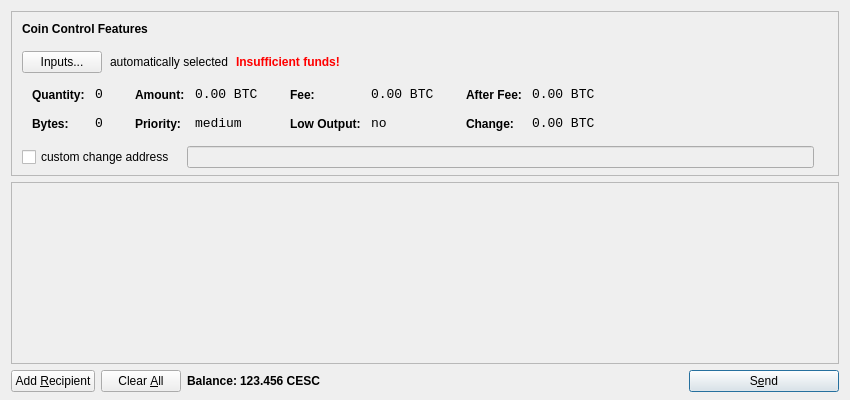
<?xml version="1.0" encoding="UTF-8"?>
<ui version="4.0">
 <class>SendCoinsDialog</class>
 <widget class="QDialog" name="SendCoinsDialog">
  <property name="geometry">
   <rect>
    <x>0</x>
    <y>0</y>
    <width>850</width>
    <height>400</height>
   </rect>
  </property>
  <property name="windowTitle">
   <string>Send Coins</string>
  </property>
  <layout class="QVBoxLayout" name="verticalLayout" stretch="0,1,0">
   <property name="bottomMargin">
    <number>8</number>
   </property>
   <item>
    <widget class="QFrame" name="frameCoinControl">
     <property name="sizePolicy">
      <sizepolicy hsizetype="Expanding" vsizetype="Expanding">
       <horstretch>0</horstretch>
       <verstretch>0</verstretch>
      </sizepolicy>
     </property>
     <property name="maximumSize">
      <size>
       <width>16777215</width>
       <height>16777215</height>
      </size>
     </property>
     <property name="frameShape">
      <enum>QFrame::StyledPanel</enum>
     </property>
     <property name="frameShadow">
      <enum>QFrame::Sunken</enum>
     </property>
     <layout class="QVBoxLayout" name="verticalLayoutCoinControl2">
      <property name="spacing">
       <number>-1</number>
      </property>
      <property name="leftMargin">
       <number>0</number>
      </property>
      <property name="topMargin">
       <number>0</number>
      </property>
      <property name="rightMargin">
       <number>0</number>
      </property>
      <property name="bottomMargin">
       <number>6</number>
      </property>
      <item>
       <layout class="QVBoxLayout" name="verticalLayoutCoinControl" stretch="0,0,0,0,1">
        <property name="spacing">
         <number>0</number>
        </property>
        <property name="leftMargin">
         <number>10</number>
        </property>
        <property name="topMargin">
         <number>10</number>
        </property>
        <item>
         <layout class="QHBoxLayout" name="horizontalLayoutCoinControl1">
          <property name="bottomMargin">
           <number>15</number>
          </property>
          <item>
           <widget class="QLabel" name="labelCoinControlFeatures">
            <property name="sizePolicy">
             <sizepolicy hsizetype="Preferred" vsizetype="Maximum">
              <horstretch>0</horstretch>
              <verstretch>0</verstretch>
             </sizepolicy>
            </property>
            <property name="font">
             <font>
              <weight>75</weight>
              <bold>true</bold>
             </font>
            </property>
            <property name="styleSheet">
             <string notr="true">font-weight:bold;</string>
            </property>
            <property name="text">
             <string>Coin Control Features</string>
            </property>
           </widget>
          </item>
         </layout>
        </item>
        <item>
         <layout class="QHBoxLayout" name="horizontalLayoutCoinControl2" stretch="0,0,0,0">
          <property name="spacing">
           <number>8</number>
          </property>
          <property name="bottomMargin">
           <number>10</number>
          </property>
          <item>
           <widget class="QPushButton" name="pushButtonCoinControl">
            <property name="styleSheet">
             <string notr="true"/>
            </property>
            <property name="text">
             <string>Inputs...</string>
            </property>
           </widget>
          </item>
          <item>
           <widget class="QLabel" name="labelCoinControlAutomaticallySelected">
            <property name="text">
             <string>automatically selected</string>
            </property>
            <property name="margin">
             <number>5</number>
            </property>
           </widget>
          </item>
          <item>
           <widget class="QLabel" name="labelCoinControlInsuffFunds">
            <property name="font">
             <font>
              <weight>75</weight>
              <bold>true</bold>
             </font>
            </property>
            <property name="styleSheet">
             <string notr="true">color:red;font-weight:bold;</string>
            </property>
            <property name="text">
             <string>Insufficient funds!</string>
            </property>
            <property name="margin">
             <number>5</number>
            </property>
           </widget>
          </item>
          <item>
           <spacer name="horizontalSpacerCoinControl">
            <property name="orientation">
             <enum>Qt::Horizontal</enum>
            </property>
            <property name="sizeHint" stdset="0">
             <size>
              <width>40</width>
              <height>1</height>
             </size>
            </property>
           </spacer>
          </item>
         </layout>
        </item>
        <item>
         <widget class="QWidget" name="widgetCoinControl" native="true">
          <property name="sizePolicy">
           <sizepolicy hsizetype="Preferred" vsizetype="Preferred">
            <horstretch>0</horstretch>
            <verstretch>0</verstretch>
           </sizepolicy>
          </property>
          <property name="minimumSize">
           <size>
            <width>0</width>
            <height>0</height>
           </size>
          </property>
          <property name="styleSheet">
           <string notr="true"/>
          </property>
          <layout class="QHBoxLayout" name="horizontalLayoutCoinControl5">
           <property name="margin">
            <number>0</number>
           </property>
           <item>
            <layout class="QHBoxLayout" name="horizontalLayoutCoinControl3" stretch="0,0,0,1">
             <property name="spacing">
              <number>20</number>
             </property>
             <property name="topMargin">
              <number>0</number>
             </property>
             <property name="bottomMargin">
              <number>10</number>
             </property>
             <item>
              <layout class="QFormLayout" name="formLayoutCoinControl1">
               <property name="horizontalSpacing">
                <number>10</number>
               </property>
               <property name="verticalSpacing">
                <number>14</number>
               </property>
               <property name="leftMargin">
                <number>10</number>
               </property>
               <property name="topMargin">
                <number>4</number>
               </property>
               <property name="rightMargin">
                <number>6</number>
               </property>
               <item row="0" column="0">
                <widget class="QLabel" name="labelCoinControlQuantityText">
                 <property name="styleSheet">
                  <string notr="true">font-weight:bold;</string>
                 </property>
                 <property name="text">
                  <string>Quantity:</string>
                 </property>
                 <property name="margin">
                  <number>0</number>
                 </property>
                </widget>
               </item>
               <item row="0" column="1">
                <widget class="QLabel" name="labelCoinControlQuantity">
                 <property name="font">
                  <font>
                   <family>Monospace</family>
                   <pointsize>10</pointsize>
                  </font>
                 </property>
                 <property name="cursor">
                  <cursorShape>IBeamCursor</cursorShape>
                 </property>
                 <property name="contextMenuPolicy">
                  <enum>Qt::ActionsContextMenu</enum>
                 </property>
                 <property name="text">
                  <string notr="true">0</string>
                 </property>
                 <property name="margin">
                  <number>0</number>
                 </property>
                 <property name="textInteractionFlags">
                  <set>Qt::LinksAccessibleByMouse|Qt::TextSelectableByKeyboard|Qt::TextSelectableByMouse</set>
                 </property>
                </widget>
               </item>
               <item row="1" column="0">
                <widget class="QLabel" name="labelCoinControlBytesText">
                 <property name="styleSheet">
                  <string notr="true">font-weight:bold;</string>
                 </property>
                 <property name="text">
                  <string>Bytes:</string>
                 </property>
                </widget>
               </item>
               <item row="1" column="1">
                <widget class="QLabel" name="labelCoinControlBytes">
                 <property name="font">
                  <font>
                   <family>Monospace</family>
                   <pointsize>10</pointsize>
                  </font>
                 </property>
                 <property name="cursor">
                  <cursorShape>IBeamCursor</cursorShape>
                 </property>
                 <property name="contextMenuPolicy">
                  <enum>Qt::ActionsContextMenu</enum>
                 </property>
                 <property name="text">
                  <string notr="true">0</string>
                 </property>
                 <property name="textInteractionFlags">
                  <set>Qt::LinksAccessibleByMouse|Qt::TextSelectableByKeyboard|Qt::TextSelectableByMouse</set>
                 </property>
                </widget>
               </item>
              </layout>
             </item>
             <item>
              <layout class="QFormLayout" name="formLayoutCoinControl2">
               <property name="horizontalSpacing">
                <number>10</number>
               </property>
               <property name="verticalSpacing">
                <number>14</number>
               </property>
               <property name="leftMargin">
                <number>6</number>
               </property>
               <property name="topMargin">
                <number>4</number>
               </property>
               <property name="rightMargin">
                <number>6</number>
               </property>
               <item row="0" column="0">
                <widget class="QLabel" name="labelCoinControlAmountText">
                 <property name="styleSheet">
                  <string notr="true">font-weight:bold;</string>
                 </property>
                 <property name="text">
                  <string>Amount:</string>
                 </property>
                 <property name="margin">
                  <number>0</number>
                 </property>
                </widget>
               </item>
               <item row="0" column="1">
                <widget class="QLabel" name="labelCoinControlAmount">
                 <property name="font">
                  <font>
                   <family>Monospace</family>
                   <pointsize>10</pointsize>
                  </font>
                 </property>
                 <property name="cursor">
                  <cursorShape>IBeamCursor</cursorShape>
                 </property>
                 <property name="contextMenuPolicy">
                  <enum>Qt::ActionsContextMenu</enum>
                 </property>
                 <property name="text">
                  <string notr="true">0.00 BTC</string>
                 </property>
                 <property name="textInteractionFlags">
                  <set>Qt::LinksAccessibleByMouse|Qt::TextSelectableByKeyboard|Qt::TextSelectableByMouse</set>
                 </property>
                </widget>
               </item>
               <item row="1" column="0">
                <widget class="QLabel" name="labelCoinControlPriorityText">
                 <property name="styleSheet">
                  <string notr="true">font-weight:bold;</string>
                 </property>
                 <property name="text">
                  <string>Priority:</string>
                 </property>
                </widget>
               </item>
               <item row="1" column="1">
                <widget class="QLabel" name="labelCoinControlPriority">
                 <property name="font">
                  <font>
                   <family>Monospace</family>
                   <pointsize>10</pointsize>
                  </font>
                 </property>
                 <property name="cursor">
                  <cursorShape>IBeamCursor</cursorShape>
                 </property>
                 <property name="contextMenuPolicy">
                  <enum>Qt::ActionsContextMenu</enum>
                 </property>
                 <property name="text">
                  <string>medium</string>
                 </property>
                 <property name="textInteractionFlags">
                  <set>Qt::LinksAccessibleByMouse|Qt::TextSelectableByKeyboard|Qt::TextSelectableByMouse</set>
                 </property>
                </widget>
               </item>
              </layout>
             </item>
             <item>
              <layout class="QFormLayout" name="formLayoutCoinControl3">
               <property name="horizontalSpacing">
                <number>10</number>
               </property>
               <property name="verticalSpacing">
                <number>14</number>
               </property>
               <property name="leftMargin">
                <number>6</number>
               </property>
               <property name="topMargin">
                <number>4</number>
               </property>
               <property name="rightMargin">
                <number>6</number>
               </property>
               <item row="0" column="0">
                <widget class="QLabel" name="labelCoinControlFeeText">
                 <property name="styleSheet">
                  <string notr="true">font-weight:bold;</string>
                 </property>
                 <property name="text">
                  <string>Fee:</string>
                 </property>
                 <property name="margin">
                  <number>0</number>
                 </property>
                </widget>
               </item>
               <item row="0" column="1">
                <widget class="QLabel" name="labelCoinControlFee">
                 <property name="font">
                  <font>
                   <family>Monospace</family>
                   <pointsize>10</pointsize>
                  </font>
                 </property>
                 <property name="cursor">
                  <cursorShape>IBeamCursor</cursorShape>
                 </property>
                 <property name="contextMenuPolicy">
                  <enum>Qt::ActionsContextMenu</enum>
                 </property>
                 <property name="text">
                  <string notr="true">0.00 BTC</string>
                 </property>
                 <property name="textInteractionFlags">
                  <set>Qt::LinksAccessibleByMouse|Qt::TextSelectableByKeyboard|Qt::TextSelectableByMouse</set>
                 </property>
                </widget>
               </item>
               <item row="1" column="0">
                <widget class="QLabel" name="labelCoinControlLowOutputText">
                 <property name="styleSheet">
                  <string notr="true">font-weight:bold;</string>
                 </property>
                 <property name="text">
                  <string>Low Output:</string>
                 </property>
                </widget>
               </item>
               <item row="1" column="1">
                <widget class="QLabel" name="labelCoinControlLowOutput">
                 <property name="font">
                  <font>
                   <family>Monospace</family>
                   <pointsize>10</pointsize>
                  </font>
                 </property>
                 <property name="cursor">
                  <cursorShape>IBeamCursor</cursorShape>
                 </property>
                 <property name="contextMenuPolicy">
                  <enum>Qt::ActionsContextMenu</enum>
                 </property>
                 <property name="text">
                  <string>no</string>
                 </property>
                 <property name="textInteractionFlags">
                  <set>Qt::LinksAccessibleByMouse|Qt::TextSelectableByKeyboard|Qt::TextSelectableByMouse</set>
                 </property>
                </widget>
               </item>
              </layout>
             </item>
             <item>
              <layout class="QFormLayout" name="formLayoutCoinControl4">
               <property name="horizontalSpacing">
                <number>10</number>
               </property>
               <property name="verticalSpacing">
                <number>14</number>
               </property>
               <property name="leftMargin">
                <number>6</number>
               </property>
               <property name="topMargin">
                <number>4</number>
               </property>
               <property name="rightMargin">
                <number>6</number>
               </property>
               <item row="0" column="0">
                <widget class="QLabel" name="labelCoinControlAfterFeeText">
                 <property name="styleSheet">
                  <string notr="true">font-weight:bold;</string>
                 </property>
                 <property name="text">
                  <string>After Fee:</string>
                 </property>
                 <property name="margin">
                  <number>0</number>
                 </property>
                </widget>
               </item>
               <item row="0" column="1">
                <widget class="QLabel" name="labelCoinControlAfterFee">
                 <property name="font">
                  <font>
                   <family>Monospace</family>
                   <pointsize>10</pointsize>
                  </font>
                 </property>
                 <property name="cursor">
                  <cursorShape>IBeamCursor</cursorShape>
                 </property>
                 <property name="contextMenuPolicy">
                  <enum>Qt::ActionsContextMenu</enum>
                 </property>
                 <property name="text">
                  <string notr="true">0.00 BTC</string>
                 </property>
                 <property name="textInteractionFlags">
                  <set>Qt::LinksAccessibleByMouse|Qt::TextSelectableByKeyboard|Qt::TextSelectableByMouse</set>
                 </property>
                </widget>
               </item>
               <item row="1" column="0">
                <widget class="QLabel" name="labelCoinControlChangeText">
                 <property name="styleSheet">
                  <string notr="true">font-weight:bold;</string>
                 </property>
                 <property name="text">
                  <string>Change:</string>
                 </property>
                </widget>
               </item>
               <item row="1" column="1">
                <widget class="QLabel" name="labelCoinControlChange">
                 <property name="font">
                  <font>
                   <family>Monospace</family>
                   <pointsize>10</pointsize>
                  </font>
                 </property>
                 <property name="cursor">
                  <cursorShape>IBeamCursor</cursorShape>
                 </property>
                 <property name="contextMenuPolicy">
                  <enum>Qt::ActionsContextMenu</enum>
                 </property>
                 <property name="text">
                  <string notr="true">0.00 BTC</string>
                 </property>
                 <property name="textInteractionFlags">
                  <set>Qt::LinksAccessibleByMouse|Qt::TextSelectableByKeyboard|Qt::TextSelectableByMouse</set>
                 </property>
                </widget>
               </item>
              </layout>
             </item>
            </layout>
           </item>
          </layout>
         </widget>
        </item>
        <item>
         <layout class="QHBoxLayout" name="horizontalLayoutCoinControl4" stretch="0,0,0">
          <property name="spacing">
           <number>12</number>
          </property>
          <property name="sizeConstraint">
           <enum>QLayout::SetDefaultConstraint</enum>
          </property>
          <property name="topMargin">
           <number>5</number>
          </property>
          <property name="rightMargin">
           <number>5</number>
          </property>
          <item>
           <widget class="QCheckBox" name="checkBoxCoinControlChange">
            <property name="text">
             <string>custom change address</string>
            </property>
           </widget>
          </item>
          <item>
           <widget class="QLineEdit" name="lineEditCoinControlChange">
            <property name="enabled">
             <bool>false</bool>
            </property>
            <property name="sizePolicy">
             <sizepolicy hsizetype="Expanding" vsizetype="Fixed">
              <horstretch>0</horstretch>
              <verstretch>0</verstretch>
             </sizepolicy>
            </property>
           </widget>
          </item>
          <item>
           <widget class="QLabel" name="labelCoinControlChangeLabel">
            <property name="sizePolicy">
             <sizepolicy hsizetype="Preferred" vsizetype="Expanding">
              <horstretch>0</horstretch>
              <verstretch>0</verstretch>
             </sizepolicy>
            </property>
            <property name="minimumSize">
             <size>
              <width>0</width>
              <height>0</height>
             </size>
            </property>
            <property name="text">
             <string/>
            </property>
            <property name="margin">
             <number>3</number>
            </property>
           </widget>
          </item>
         </layout>
        </item>
        <item>
         <spacer name="verticalSpacerCoinControl">
          <property name="orientation">
           <enum>Qt::Vertical</enum>
          </property>
          <property name="sizeHint" stdset="0">
           <size>
            <width>800</width>
            <height>1</height>
           </size>
          </property>
         </spacer>
        </item>
       </layout>
      </item>
     </layout>
    </widget>
   </item>
   <item>
    <widget class="QScrollArea" name="scrollArea">
     <property name="widgetResizable">
      <bool>true</bool>
     </property>
     <widget class="QWidget" name="scrollAreaWidgetContents">
      <property name="geometry">
       <rect>
        <x>0</x>
        <y>0</y>
        <width>830</width>
        <height>165</height>
       </rect>
      </property>
      <layout class="QVBoxLayout" name="verticalLayout_2">
       <property name="margin">
        <number>0</number>
       </property>
       <item>
        <layout class="QVBoxLayout" name="entries">
         <property name="spacing">
          <number>6</number>
         </property>
        </layout>
       </item>
       <item>
        <spacer name="verticalSpacer">
         <property name="orientation">
          <enum>Qt::Vertical</enum>
         </property>
         <property name="sizeHint" stdset="0">
          <size>
           <width>20</width>
           <height>40</height>
          </size>
         </property>
        </spacer>
       </item>
      </layout>
     </widget>
    </widget>
   </item>
   <item>
    <layout class="QHBoxLayout" name="horizontalLayout">
     <item>
      <widget class="QPushButton" name="addButton">
       <property name="toolTip">
        <string>Send to multiple recipients at once</string>
       </property>
       <property name="text">
        <string>Add &amp;Recipient</string>
       </property>
       <property name="icon">
        <iconset resource="../bitcoin.qrc">
         <normaloff>:/icons/add</normaloff>:/icons/add</iconset>
       </property>
       <property name="autoDefault">
        <bool>false</bool>
       </property>
      </widget>
     </item>
     <item>
      <widget class="QPushButton" name="clearButton">
       <property name="sizePolicy">
        <sizepolicy hsizetype="Minimum" vsizetype="Fixed">
         <horstretch>0</horstretch>
         <verstretch>0</verstretch>
        </sizepolicy>
       </property>
       <property name="toolTip">
        <string>Remove all transaction fields</string>
       </property>
       <property name="text">
        <string>Clear &amp;All</string>
       </property>
       <property name="icon">
        <iconset resource="../bitcoin.qrc">
         <normaloff>:/icons/remove</normaloff>:/icons/remove</iconset>
       </property>
       <property name="autoRepeatDelay">
        <number>300</number>
       </property>
       <property name="autoDefault">
        <bool>false</bool>
       </property>
      </widget>
     </item>
     <item>
      <layout class="QHBoxLayout" name="horizontalLayout_2">
       <property name="spacing">
        <number>3</number>
       </property>
       <item>
        <widget class="QLabel" name="label">
         <property name="styleSheet">
          <string notr="true">font-weight:bold;</string>
         </property>
         <property name="text">
          <string>Balance:</string>
         </property>
        </widget>
       </item>
       <item>
        <widget class="QLabel" name="labelBalance">
         <property name="cursor">
          <cursorShape>IBeamCursor</cursorShape>
         </property>
         <property name="styleSheet">
          <string notr="true">font-weight:bold;</string>
         </property>
         <property name="text">
          <string>123.456 CESC</string>
         </property>
         <property name="textInteractionFlags">
          <set>Qt::LinksAccessibleByMouse|Qt::TextSelectableByKeyboard|Qt::TextSelectableByMouse</set>
         </property>
        </widget>
       </item>
      </layout>
     </item>
     <item>
      <spacer name="horizontalSpacer">
       <property name="orientation">
        <enum>Qt::Horizontal</enum>
       </property>
       <property name="sizeHint" stdset="0">
        <size>
         <width>40</width>
         <height>20</height>
        </size>
       </property>
      </spacer>
     </item>
     <item>
      <widget class="QPushButton" name="sendButton">
       <property name="minimumSize">
        <size>
         <width>150</width>
         <height>0</height>
        </size>
       </property>
       <property name="toolTip">
        <string>Confirm the send action</string>
       </property>
       <property name="text">
        <string>S&amp;end</string>
       </property>
       <property name="icon">
        <iconset resource="../bitcoin.qrc">
         <normaloff>:/icons/send</normaloff>:/icons/send</iconset>
       </property>
       <property name="default">
        <bool>true</bool>
       </property>
      </widget>
     </item>
    </layout>
   </item>
  </layout>
 </widget>
 <resources>
  <include location="../bitcoin.qrc"/>
 </resources>
 <connections/>
</ui>
